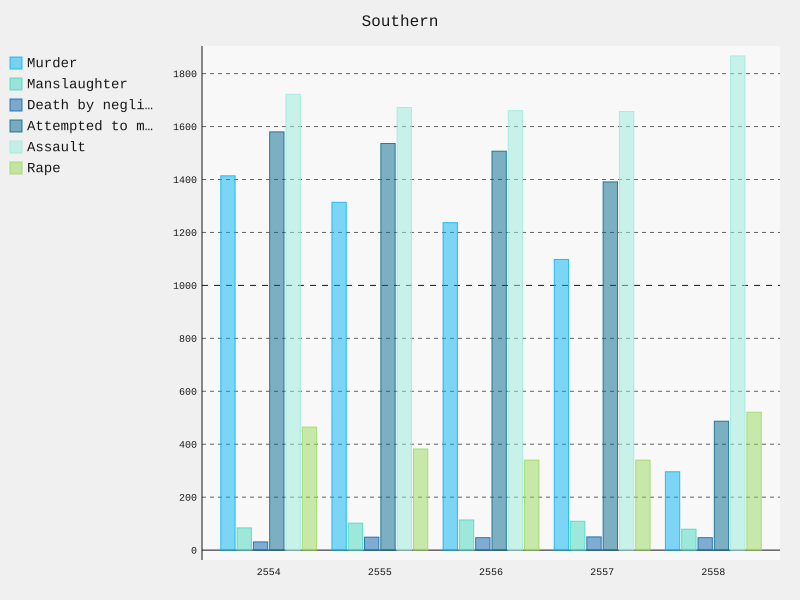

Source code (Python):
"""Show Information"""
import pygal
from xlrd import open_workbook
def function(): #hello mom 
    """_"""

    #open_worksheet
    book = open_workbook('D:/Book1.xlsx')
    sheet = book.sheet_by_index(4)
    kill_honest = [sheet.cell(3, col_index).value for col_index in range(1, 6)]
    kill_bad = [sheet.cell(4, col_index).value for col_index in range(1, 6)]
    careless = [sheet.cell(5, col_index).value for col_index in range(1, 6)]
    try_to_kill = [sheet.cell(6, col_index).value for col_index in range(1, 6)]
    attrack = [sheet.cell(7, col_index).value for col_index in range(1, 6)]
    rape = [sheet.cell(8, col_index).value for col_index in range(1, 6)]

    #make
    line_chart = pygal.Bar()
    line_chart.title = sheet.cell(0, 0).value
    year = ["2554", "2555", "2556", "2557", "2558"]
    line_chart.x_labels = map(str, year)
    line_chart.add(sheet.cell(3, 0).value, kill_honest)
    line_chart.add(sheet.cell(4, 0).value, kill_bad)
    line_chart.add(sheet.cell(5, 0).value, careless)
    line_chart.add(sheet.cell(6, 0).value, try_to_kill)
    line_chart.add(sheet.cell(7, 0).value, attrack)
    line_chart.add(sheet.cell(8, 0).value, rape)
    line_chart.render_to_file('Southern.svg')

function()
